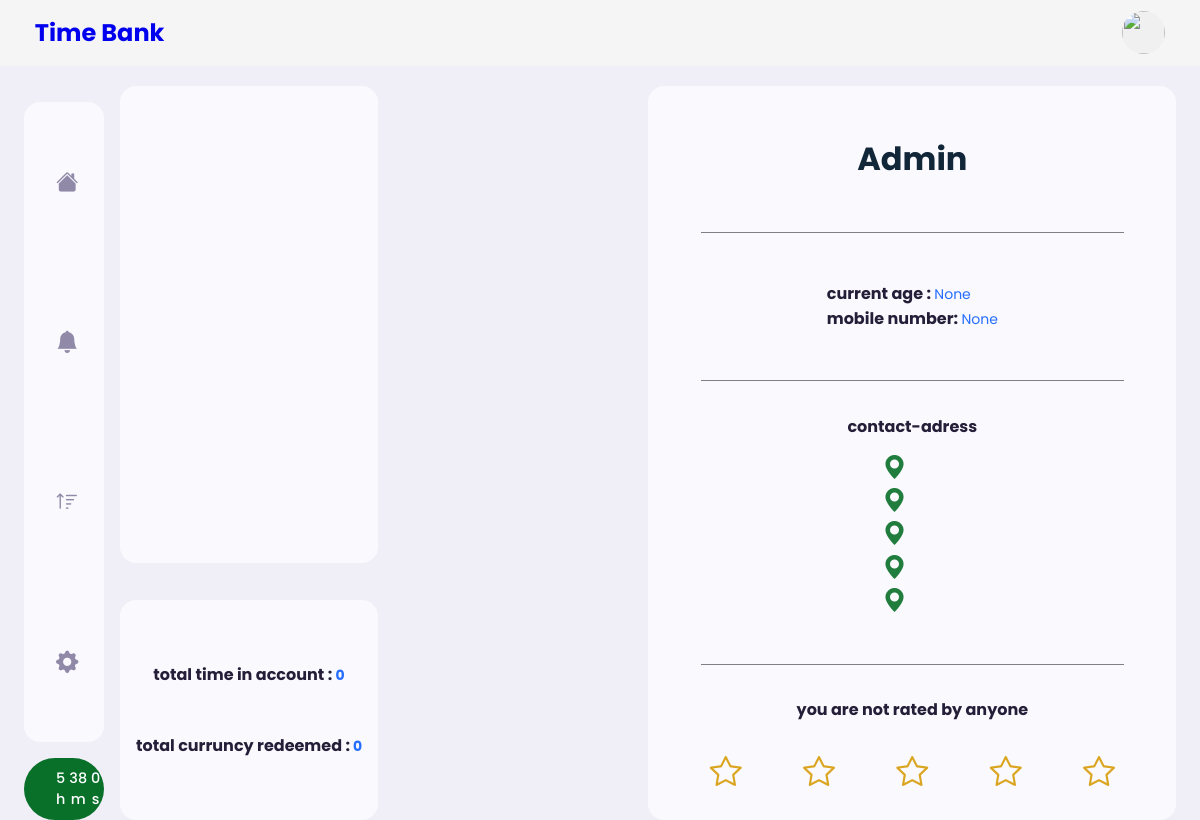
The app's page /user (signed in) with its own data.
### home/models.py (models this page shows)
class CustomUser(AbstractUser):
    image = models.ImageField(upload_to='user_images/',blank=True)
    age = models.IntegerField(blank=True, null=True)
    phone_number = models.IntegerField(blank=True, null=True)
    nation = models.CharField(max_length=20,blank=True)
    district = models.CharField(max_length=20,blank=True)
    state = models.CharField(max_length=20,blank=True)
    area = models.CharField(max_length=50,blank=True)
    rating = models.IntegerField(default=0)
    time = models.IntegerField(default=0)   # Default value set to 0
    created_at = models.DateTimeField(auto_now_add=True)
    currency = models.IntegerField(default=0)
    is_custumer=models.BooleanField(default=True)
    def __str__(self):
        return self.username

### home/views.py (the view)
# urls.py: path('user',user,name='user'),
@login_required
def user(request):
    user = request.user
    rating=UserRating.objects.filter(user=user)
    try:
            NumberOFuserRated = len(rating)
            totalSumOfRationgByuser=0
            for i in rating:
                totalSumOfRationgByuser += i.rating
            rating=totalSumOfRationgByuser//NumberOFuserRated
            print(rating,'oh this is out new rating')
    except:
        print('user is not rated')
        rating=0
    if request.method == 'POST':
        form = RegistrationForm(request.POST,request.FILES, instance=user)
        if form.is_valid():
            form.save()
            login(request, user)
            return redirect('user')
    if request.method == 'POST' :
        print('done',request.POST)
        Redeemtime = request.POST['time']
        curruncy = request.POST['currency']
        if int(Redeemtime)>0:
            OldTime=user.time
            print(Redeemtime,curruncy,'done taking value from post filed')
            user.time=int(OldTime)-int(Redeemtime)
            PreviousCurruncy = user.currency
            user.currency = int(curruncy) + int(PreviousCurruncy)
            user.save()
            return render(request,'success.html')
        elif int(Redeemtime) <=0 :
            return render(request,'fail.html')
    else:
        form = RegistrationForm(instance=user)
        redeemForm =RedeemForm(instance=user)
    return render(request, 'user.html', {'user': user, 'form':form,'rating':rating,'redeemForm':redeemForm})

### home/templates/user.html (shortened to what this page needs)
{% load static %}
<html lang="en">
<head>
    <link rel="stylesheet" href="{% static 'css/user.css' %}">
    <link rel="stylesheet" href="https://cdn.jsdelivr.net/npm/bootstrap-icons@1.9.1/font/bootstrap-icons.css">
</head>
<body>
    <nav>
        <div class="container">
            <div class="logo">
         <a href="{% url 'home' %}"> <h2 >Time Bank</h2></a>
        </div>
       <div class="create">
            <div class="profile-photo">
              {% if user.image %}
              <a href="{% url 'user' %}"> <img src="{{user.image.url}}" > </a>
          {% else %}
          <a href="{% url 'user' %}"> <img src="https://media.istockphoto.com/id/950587720/vector/incognito-5.jpg?s=612x612&w=0&k=20&c=e66fJb2d-Mwp5vrR366dknZN-s7nJRjJhipcy5w9kOs=" alt=""> </a>
          {% endif %}
            </div>
       </div>
    </div>
    </nav>
   <main>
    <div class="container">
            <div class="left ">
                <div class="sidebar">
                    <a href="{% url 'home' %}" class="menu-item ">
                        <span><i class="bi bi-house-fill"></i></span><h3>home</h3>
                    </a>
                    <a href="#" class="menu-item" id="notifications">
                        <span ><i class="bi bi-bell-fill"></i></span><h3 id="redeem-btn">redeem</h3>
                    </a>
                    <a href="#" id="open-edit-page" class="menu-item"  >
                        <span  ><i class="bi bi-sort-up"> </i></span><h3 >edit</h3>
                    </a>
                    <a href="{% url 'logout' %}" class="menu-item" id="logout">
                        <span><i class="bi bi-gear-fill"></i></span><h3>logout</h3>
                    </a>
                </div>
                <label id='timer' class="btn btn-primary"  for="create-post"><p id='hours'>0</p><p id='minutes'>0</p><p id='seconds'>0</p></label>
            </div>
            <div class="middle" id="cart-box">
             <div class="user-left">
                <div class="image">
                </div>
                <div class="content">
                 <div class="time">
                    <h4>total time in account : <span >{{user.time}}</span></h4>
                    <h4>total curruncy redeemed :<span> {{user.currency}}</span></h4>
                 </div>
                </div>
             </div>
             <div class="user-right">
                <div class="user-detial">
                    <h2 class="product-title">{{user}}</h2>
                    <hr class='line'>
                    <div class="product-price">
                      <p class="new-price"> current  age : <span>{{user.age}}</span></p>
                      <p class="new-price">mobile number: <span>{{user.phone_number}}</span></p>
                    </div>
                    <hr class='line'>
                    <div class="product-detail">
                      <h4>contact-adress </h4>
                      <ul>
                        <li><i class="bi bi-geo-alt-fill"></i></li>
                        <li><i class="bi bi-geo-alt-fill"></i></li>
                        <li><i class="bi bi-geo-alt-fill"></i></li>
                        <li><i class="bi bi-geo-alt-fill"></i></li>
                        <li><i class="bi bi-geo-alt-fill"></i></li>
                      </ul>
                    </div>
                    <hr class='line'>
                    {% if rating <= 0 %}
                    <h4 style="text-align: center;">you are  not rated by anyone  </h4>
                    {% else %}
                    <h4 style="text-align: center;">your  average rating is {{rating}} </h4>
                    {%endif %}
                    <div class="rating">
                     {% for number in "12345" %}
                     {% if number|add:"0" <= rating %}
                         <i class="bi bi-star-fill " > </i>
                     {% else %}
                         <i class="bi bi-star"></i>
                     {% endif %}
                 {% endfor %}
                    </div>
                  </div>
             </div>
        </div>
    </main>
    </body>
</html>

### records on screen
CustomUser: time "0", currency "0", username "Admin", age "None", phone_number "None"
